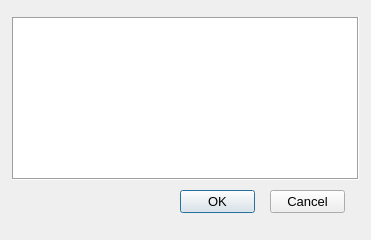
<?xml version="1.0" encoding="UTF-8"?>
<ui version="4.0">
 <class>AttributeNew_Dialog</class>
 <widget class="QDialog" name="AttributeNew_Dialog">
  <property name="geometry">
   <rect>
    <x>0</x>
    <y>0</y>
    <width>371</width>
    <height>240</height>
   </rect>
  </property>
  <property name="minimumSize">
   <size>
    <width>371</width>
    <height>240</height>
   </size>
  </property>
  <property name="maximumSize">
   <size>
    <width>371</width>
    <height>240</height>
   </size>
  </property>
  <property name="windowTitle">
   <string>New attribute</string>
  </property>
  <widget class="QTextEdit" name="_100">
   <property name="geometry">
    <rect>
     <x>12</x>
     <y>17</y>
     <width>347</width>
     <height>163</height>
    </rect>
   </property>
   <property name="font">
    <font>
     <family>Lucida Grande</family>
     <pointsize>10</pointsize>
    </font>
   </property>
   <property name="autoFillBackground">
    <bool>false</bool>
   </property>
   <property name="frameShape">
    <enum>QFrame::Box</enum>
   </property>
   <property name="frameShadow">
    <enum>QFrame::Sunken</enum>
   </property>
   <property name="lineWrapMode">
    <enum>QTextEdit::NoWrap</enum>
   </property>
   <property name="acceptRichText">
    <bool>false</bool>
   </property>
  </widget>
  <widget class="QPushButton" name="_1">
   <property name="geometry">
    <rect>
     <x>180</x>
     <y>190</y>
     <width>75</width>
     <height>23</height>
    </rect>
   </property>
   <property name="font">
    <font>
     <family>Lucida Grande</family>
     <pointsize>10</pointsize>
    </font>
   </property>
   <property name="text">
    <string>OK</string>
   </property>
   <property name="default">
    <bool>true</bool>
   </property>
  </widget>
  <widget class="QPushButton" name="_2">
   <property name="geometry">
    <rect>
     <x>270</x>
     <y>190</y>
     <width>75</width>
     <height>23</height>
    </rect>
   </property>
   <property name="font">
    <font>
     <family>Lucida Grande</family>
     <pointsize>10</pointsize>
    </font>
   </property>
   <property name="text">
    <string>Cancel</string>
   </property>
   <property name="autoDefault">
    <bool>false</bool>
   </property>
  </widget>
 </widget>
 <tabstops>
  <tabstop>_100</tabstop>
  <tabstop>_1</tabstop>
  <tabstop>_2</tabstop>
 </tabstops>
 <resources/>
 <connections/>
</ui>
